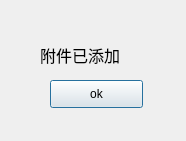
<?xml version="1.0" encoding="UTF-8"?>
<ui version="4.0">
 <class>Zsentboxalert</class>
 <widget class="QDialog" name="Zsentboxalert">
  <property name="geometry">
   <rect>
    <x>0</x>
    <y>0</y>
    <width>186</width>
    <height>141</height>
   </rect>
  </property>
  <property name="windowTitle">
   <string>Dialog</string>
  </property>
  <widget class="QPushButton" name="pushButton">
   <property name="geometry">
    <rect>
     <x>50</x>
     <y>80</y>
     <width>93</width>
     <height>28</height>
    </rect>
   </property>
   <property name="text">
    <string>ok</string>
   </property>
  </widget>
  <widget class="QLabel" name="label">
   <property name="geometry">
    <rect>
     <x>40</x>
     <y>40</y>
     <width>101</width>
     <height>31</height>
    </rect>
   </property>
   <property name="text">
    <string>&lt;html&gt;&lt;head/&gt;&lt;body&gt;&lt;p&gt;&lt;span style=&quot; font-size:12pt;&quot;&gt;附件已添加&lt;/span&gt;&lt;/p&gt;&lt;/body&gt;&lt;/html&gt;</string>
   </property>
  </widget>
 </widget>
 <resources/>
 <connections/>
</ui>
